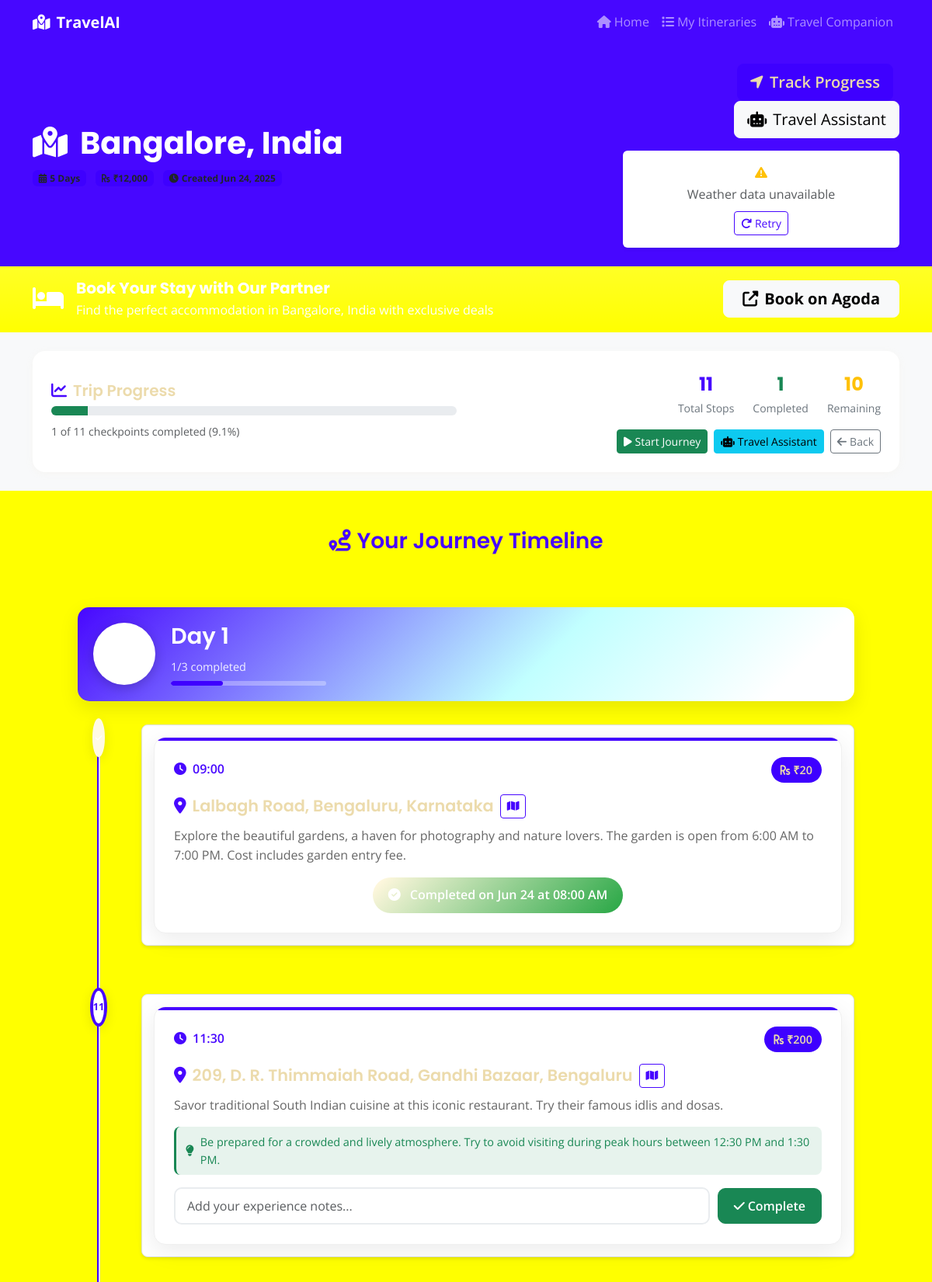
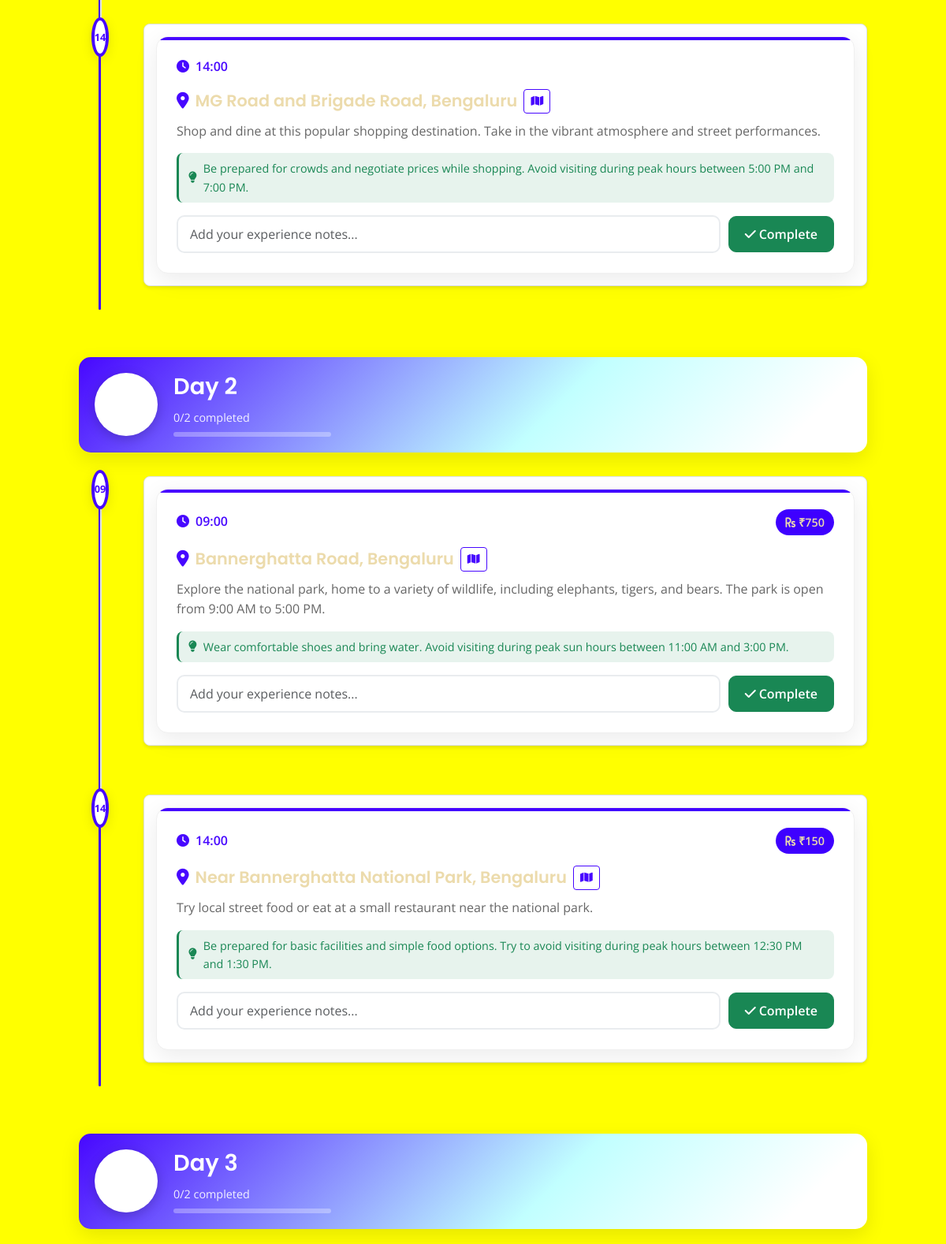
Screenshot of /itinerary/7 (upper part) with the database file from the repository (2 pictures, top to bottom).
### models.py (models this page shows, shortened)
class TravelItinerary(db.Model):
    id = db.Column(db.Integer, primary_key=True)
    destination = db.Column(db.String(200), nullable=False)
    duration = db.Column(db.Integer, nullable=False)  # days
    budget = db.Column(db.Float, nullable=False)
    interests = db.Column(db.Text)  # JSON string of interests
    itinerary_data = db.Column(db.Text)  # JSON string of generated itinerary
    created_at = db.Column(db.DateTime, default=datetime.utcnow)
    checkpoints = db.relationship('Checkpoint', backref='itinerary', lazy=True, cascade='all, delete-orphan')
    def get_itinerary_data(self):
        if self.itinerary_data:
            return json.loads(self.itinerary_data)
        return {}

class Checkpoint(db.Model):
    id = db.Column(db.Integer, primary_key=True)
    itinerary_id = db.Column(db.Integer, db.ForeignKey('travel_itinerary.id'), nullable=False)
    day = db.Column(db.Integer, nullable=False)
    time = db.Column(db.String(10), nullable=False)  # HH:MM format
    location = db.Column(db.String(200), nullable=False)
    activity = db.Column(db.Text, nullable=False)
    estimated_cost = db.Column(db.Float, default=0.0)
    is_completed = db.Column(db.Boolean, default=False)
    completed_at = db.Column(db.DateTime)
    notes = db.Column(db.Text)

### routes.py (the view)
@app.route('/itinerary/<int:itinerary_id>')
def view_itinerary(itinerary_id):
    itinerary = TravelItinerary.query.get_or_404(itinerary_id)
    checkpoints = Checkpoint.query.filter_by(itinerary_id=itinerary_id).order_by(Checkpoint.day, Checkpoint.time).all()
    days_data = {}
    for checkpoint in checkpoints:
        if checkpoint.day not in days_data:
            days_data[checkpoint.day] = []
        days_data[checkpoint.day].append(checkpoint)
    total_checkpoints = len(checkpoints)
    completed_checkpoints = len([c for c in checkpoints if c.is_completed])
    progress_percentage = (completed_checkpoints / total_checkpoints * 100) if total_checkpoints > 0 else 0
    return render_template('itinerary.html',
                         itinerary=itinerary,
                         days_data=days_data,
                         progress_percentage=progress_percentage,
                         total_checkpoints=total_checkpoints,
                         completed_checkpoints=completed_checkpoints)

### templates/itinerary.html (shortened to what this page needs)
{% extends "base.html" %}
{% block content %}
<section class="py-4 bg-primary text-white">
    <div class="container">
        <div class="row align-items-center">
            <div class="col-md-8">
                <h1 class="display-6 fw-bold mb-2">
                    <i class="fas fa-map-marked-alt me-3"></i>{{ itinerary.destination }}
                </h1>
                <div class="itinerary-meta">
                    <span class="badge bg-accent text-dark me-2">
                        <i class="fas fa-calendar-alt me-1"></i>{{ itinerary.duration }} Days
                    </span>
                    <span class="badge bg-accent text-dark me-2">
                        <i class="fas fa-rupee-sign me-1"></i>₹{{ "{:,.0f}".format(itinerary.budget) }}
                    </span>
                    <span class="badge bg-accent text-dark">
                        <i class="fas fa-clock me-1"></i>Created {{ itinerary.created_at.strftime('%b %d, %Y') }}
                    </span>
                </div>
            </div>
            <div class="col-md-4 text-md-end">
                <a href="{{ url_for('tracking', itinerary_id=itinerary.id) }}" class="btn btn-accent btn-lg me-2">
                    <i class="fas fa-location-arrow me-2"></i>Track Progress
                </a>
                <a href="/chatbot/{{ itinerary.id }}" class="btn btn-light btn-lg">
                    <i class="fas fa-robot me-2"></i>Travel Assistant
                </a>
                <div id="react-weather" data-destination="{{ itinerary.destination }}" class="mt-3">
                </div>
            </div>
        </div>
    </div>
</section>
<section class="py-3 bg-gradient" style="background: linear-gradient(135deg, #FF6B6B, #FF8E53);">
    <div class="container">
        <div class="row align-items-center">
            <div class="col-md-8">
                <div class="d-flex align-items-center">
                    <div class="booking-icon me-3">
                        <i class="fas fa-bed text-white" style="font-size: 2rem;"></i>
                    </div>
                    <div>
                        <h5 class="text-white mb-1 fw-bold">Book Your Stay with Our Partner</h5>
                        <p class="text-white mb-0 opacity-90">Find the perfect accommodation in {{ itinerary.destination }} with exclusive deals</p>
                    </div>
                </div>
            </div>
            <div class="col-md-4 text-md-end mt-3 mt-md-0">
                <a href="#"
                   onclick="bookWithAgoda('{{ itinerary.destination }}', '{{ itinerary.duration }}')"
                   class="btn btn-light btn-lg fw-bold px-4">
                    <i class="fas fa-external-link-alt me-2"></i>Book on Agoda
                </a>
            </div>
        </div>
    </div>
</section>
<section class="py-4 bg-light">
    <div class="container">
        <div class="row">
            <div class="col-12">
                <div class="progress-card">
                    <div class="row align-items-center">
                        <div class="col-md-6">
                            <h5 class="mb-2"><i class="fas fa-chart-line me-2 text-primary"></i>Trip Progress</h5>
                            <div class="progress progress-lg mb-2">
                                <div class="progress-bar bg-success" style="width: {{ progress_percentage }}%"></div>
                            </div>
                            <small class="text-muted">
                                {{ completed_checkpoints }} of {{ total_checkpoints }} checkpoints completed ({{ "%.1f"|format(progress_percentage) }}%)
                            </small>
                        </div>
                        <div class="col-md-6 text-md-end">
                            <div class="stats-grid">
                                <div class="stat-item">
                                    <div class="stat-number text-primary">{{ total_checkpoints }}</div>
                                    <div class="stat-label">Total Stops</div>
                                </div>
                                <div class="stat-item">
                                    <div class="stat-number text-success">{{ completed_checkpoints }}</div>
                                    <div class="stat-label">Completed</div>
                                </div>
                                <div class="stat-item">
                                    <div class="stat-number text-warning">{{ total_checkpoints - completed_checkpoints }}</div>
                                    <div class="stat-label">Remaining</div>
                                </div>
                            </div>
                            <div class="d-flex gap-2 mt-3 justify-content-md-end">
                                <a href="{{ url_for('tracking', itinerary_id=itinerary.id) }}" class="btn btn-success btn-sm">
                                    <i class="fas fa-play me-1"></i>Start Journey
                                </a>
                                <a href="{{ url_for('chatbot', itinerary_id=itinerary.id) }}" class="btn btn-info btn-sm">
                                    <i class="fas fa-robot me-1"></i>Travel Assistant
                                </a>
                                <a href="{{ url_for('my_itineraries') }}" class="btn btn-outline-secondary btn-sm">
                                    <i class="fas fa-arrow-left me-1"></i>Back
                                </a>
                            </div>
                        </div>
                    </div>
                </div>
            </div>
        </div>
    </div>
</section>
<section class="py-5">
    <div class="container">
        <div class="row">
            <div class="col-12">
                <h3 class="text-primary mb-5 text-center">
                    <i class="fas fa-route me-2"></i>Your Journey Timeline
                </h3>
                <div class="timeline-container">
                    {% for day_num in range(1, itinerary.duration + 1) %}
                    {% set day_data = days_data.get(day_num, []) %}
                    <div class="timeline-day" data-day="{{ day_num }}">
                        <div class="day-header-timeline">
                            <div class="day-circle">
                                <span class="day-number">{{ day_num }}</span>
                            </div>
                            <div class="day-info">
                                <h4 class="day-title">Day {{ day_num }}</h4>
                                {% if day_data %}
                                    {% set day_completed = day_data|selectattr('is_completed')|list|length %}
                                    {% set day_total = day_data|length %}
                                    <div class="day-progress-info">
                                        <span class="progress-text">{{ day_completed }}/{{ day_total }} completed</span>
                                        <div class="progress-bar-custom">
                                            <div class="progress-fill" style="width: {{ (day_completed / day_total * 100) if day_total > 0 else 0 }}%"></div>
                                        </div>
                                    </div>
                                {% endif %}
                            </div>
                        </div>
                        {% if day_data %}
                        <div class="timeline-activities sortable-checkpoints" data-day="{{ day_num }}">
                            {% for checkpoint in day_data %}
                            <div class="timeline-item {{ 'completed' if checkpoint.is_completed else '' }}" data-checkpoint-id="{{ checkpoint.id }}">
                                <div class="timeline-marker">
                                    <div class="marker-dot {{ 'completed' if checkpoint.is_completed else '' }}">
                                        {% if checkpoint.is_completed %}
                                            <i class="fas fa-check"></i>
                                        {% else %}
                                            <span class="marker-time">{{ checkpoint.time.split(':')[0] }}</span>
                                        {% endif %}
                                    </div>
                                </div>
                                <div class="timeline-content">
                                    <div class="activity-card">
                                        <div class="activity-header">
                                            <div class="activity-time">
                                                <i class="fas fa-clock me-2"></i>{{ checkpoint.time }}
                                            </div>
                                            {% if checkpoint.estimated_cost > 0 %}
                                            <div class="activity-cost">
                                                <i class="fas fa-rupee-sign me-1"></i>₹{{ "{:,.0f}".format(checkpoint.estimated_cost) }}
                                            </div>
                                            {% endif %}
                                        </div>
                                        <div class="activity-main">
                                            <h5 class="activity-location">
                                                <i class="fas fa-map-marker-alt me-2 text-primary"></i>{{ checkpoint.location }}
                                                <button type="button" class="btn btn-outline-primary btn-sm ms-2 map-btn pulse-btn"
                                                        data-location="{{ checkpoint.location }}"
                                                        data-activity="{{ checkpoint.activity }}"
                                                        title="Show on map">
                                                    <i class="fas fa-map"></i>
                                                </button>
                                            </h5>
                                            <p class="activity-description">{{ checkpoint.activity }}</p>
                                        </div>
                                        {% if checkpoint.notes %}
                                            {% set notes_dict = {} %}
                                            {% for note_part in checkpoint.notes.split(', ') %}
                                                {% if ':' in note_part %}
                                                    {% set key, value = note_part.split(':', 1) %}
                                                    {% set _ = notes_dict.update({key: value}) %}
                                                {% endif %}
                                            {% endfor %}
                                            <div class="activity-details">
                                                {% if notes_dict.get('tips') %}
                                                <div class="detail-item travel-tips">
                                                    <i class="fas fa-lightbulb me-2"></i>
                                                    <span>{{ notes_dict.get('tips') }}</span>
                                                </div>
                                                {% endif %}
                                            </div>
                                        {% endif %}
                                        {% if checkpoint.is_completed %}
                                            <div class="completion-status">
                                                <div class="completed-badge">
                                                    <i class="fas fa-check-circle me-2"></i>
                                                    Completed on {{ checkpoint.completed_at.strftime('%b %d at %I:%M %p') }}
                                                </div>
                                            </div>
                                        {% else %}
                                            <div class="completion-form">
                                                <form action="{{ url_for('complete_checkpoint', checkpoint_id=checkpoint.id) }}" method="POST" class="checkpoint-form">
                                                    <div class="form-group">
                                                        <input type="text" class="form-control"
                                                               name="notes"
                                                               placeholder="Add your experience notes...">
                                                        <button type="submit" class="btn btn-success btn-complete">
                                                            <i class="fas fa-check me-1"></i>Complete
                                                        </button>
                                                    </div>
                                                </form>
                                            </div>
                                        {% endif %}
                                    </div>
                                </div>
                            </div>
                            {% endfor %}
                        </div>
                        {% endif %}
                    </div>
                    {% endfor %}
                </div>
            </div>
        </div>
    </div>
</section>
{% endblock %}

### rows the page displays
TravelItinerary: destination "Bangalore, India"
Checkpoint: is_completed True (drawn), time "09:00", estimated_cost "20", location "Lalbagh Road, Bengaluru, Karnataka", activity "Explore the beautiful gardens, a haven for photography and nature lovers. The garden is open from 6:00 AM to 7:00 PM. Cost includes garden entry fee.", completed_at "Jun 24 at 08:00 AM"
Checkpoint: time "11", time "11:30", estimated_cost "200", location "209, D. R. Thimmaiah Road, Gandhi Bazaar, Bengaluru", activity "Savor traditional South Indian cuisine at this iconic restaurant. Try their famous idlis and dosas.", get "Be prepared for a crowded and lively atmosphere. Try to avoid visiting during peak hours between 12:30 PM and 1:30 PM."
Checkpoint: time "14", time "14:00", location "MG Road and Brigade Road, Bengaluru", activity "Shop and dine at this popular shopping destination. Take in the vibrant atmosphere and street performances.", get "Be prepared for crowds and negotiate prices while shopping. Avoid visiting during peak hours between 5:00 PM and 7:00 PM."
Checkpoint: time "09", time "09:00", estimated_cost "750", location "Bannerghatta Road, Bengaluru", activity "Explore the national park, home to a variety of wildlife, including elephants, tigers, and bears. The park is open from 9:00 AM to 5:00 PM.", get "Wear comfortable shoes and bring water. Avoid visiting during peak sun hours between 11:00 AM and 3:00 PM."
Checkpoint: time "14", time "14:00", estimated_cost "150", location "Near Bannerghatta National Park, Bengaluru", activity "Try local street food or eat at a small restaurant near the national park.", get "Be prepared for basic facilities and simple food options. Try to avoid visiting during peak hours between 12:30 PM and 1:30 PM."

### other values shown
{{ completed_checkpoints }} "1"
{{ total_checkpoints }} "11"
{{ "%.1f"|format(progress_percentage) }} "9.1"
{{ total_checkpoints - completed_checkpoints }} "10"
{{ day_num }} "1" "2" "3"
{{ day_completed }} "1" "0" "0"
{{ day_total }} "3" "2" "2"
